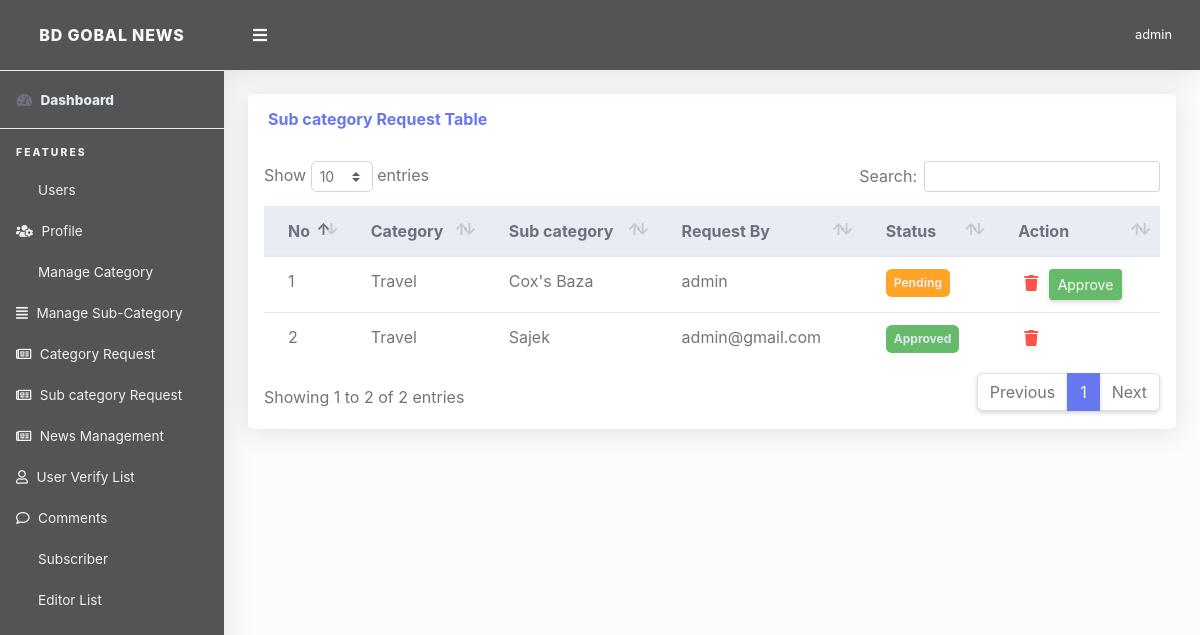
/superadmin/subcategory-request/ (signed in), run on the app's committed database.
### App_News/models.py (models this page shows, shortened)
class Subcategoryapply(models.Model):
    user = models.ForeignKey(User, on_delete=models.CASCADE)
    category = models.ForeignKey(Category, on_delete=models.CASCADE)
    name = models.CharField(max_length=100)
    status = models.BooleanField(default=False)
    timestamp = models.DateTimeField(auto_now=True, auto_now_add=False)

class Category(models.Model):
    name = models.CharField(max_length=100)
    is_nav = models.BooleanField(default=False)
    def __str__(self):
        return self.name

### App_Admin/views.py (the view)
# urls.py: path('subcategory-request/', views.SubcategoryRequest, name='subcategory_request'),
def SubcategoryRequest(request):
    if request.user.is_superuser:
        try:
            request_subcategory = Subcategoryapply.objects.all()
        except:
            return redirect('App_Admin:dashboard')
        context = {
            'request_subcategory': request_subcategory,
        }
        return render(request, 'App_Admin/subcategory_request.html', context)
    else:
        return redirect('App_News:index')

### templates/App_Admin/subcategory_request.html (shortened to what this page needs)
{% extends 'App_Admin/base.html' %}
{% load crispy_forms_tags %}
{% block content %}
<div class="container">
    <div class="row mb-3">
          <div class="col-lg-12">
              <div class="card mb-4">
                <div class="card-header py-3 d-flex flex-row align-items-center justify-content-between">
                  <h6 class="m-0 font-weight-bold text-primary">Sub category Request Table</h6>
                </div>
                <div class="table-responsive p-3">
                  <table class="table align-items-center table-flush table-hover" id="dataTableHover">
                    <thead class="thead-light">
                      <tr>
                        <th>No</th>
                        <th>Category</th>
                        <th>Sub category</th>
                        <th>Request By</th>
                        <th>Status</th>
                        <th>Action</th>
                      </tr>
                    </thead>
                    <tbody>
                    {% for g in request_subcategory %}
                      <tr>
                        <td>{{ forloop.counter }}</td>
                        <td>{{ g.category }}</td>
                        <td>{{ g.name }}</td>
                        <td>{{ g.user }}</td>
                        {% if g.status == False %}
                          <td><span class="badge bg-warning text-light p-2">Pending</span></td>
                        {% else %}
                       <td><span class="badge bg-success text-light p-2">Approved</span></td>
                        {% endif %}
                        <td>
                          <button style="border: none;background: no-repeat;outline: none;" data-toggle="modal" value="{{ g.id }}" data-target="#delete_subcategory_apply">
                                <i class="fa fa-trash text-danger"></i></button>
                            {% if g.status == False %}
                            <a  class="btn btn-success btn-sm" href="{% url 'App_Admin:subcategory_request_approve' g.id %}">Approve</a>
                            {% endif %}
                        </td>
                      </tr>
                     {% endfor %}
                    </tbody>
                  </table>
                </div>
              </div>
            </div>
    </div>
</div>
{% endblock %}

### templates/App_Admin/base.html (shortened to what this page needs)
<!DOCTYPE html>
<html lang="en">
{% load static %}
<head>
  <link href="{% static 'superadmin/vendor/fontawesome-free/css/all.min.css' %}" rel="stylesheet" type="text/css">
  <link href="{% static 'superadmin/vendor/bootstrap/css/bootstrap.min.css' %}" rel="stylesheet" type="text/css">
  <link href="{% static 'superadmin/css/ruang-admin.min.css' %}" rel="stylesheet">
  <link href="{% static 'superadmin/vendor/datatables/dataTables.bootstrap4.min.css' %}" rel="stylesheet">
    <link href="{% static 'superadmin/vendor/select2/dist/css/select2.min.css' %}" rel="stylesheet" type="text/css">
<link rel="stylesheet" href="https://pro.fontawesome.com/releases/v5.10.0/css/all.css"/>
</head>
<body id="page-top">
  <div id="wrapper">
    <ul class="navbar-nav sidebar sidebar-light accordion" id="accordionSidebar">
      <a class="sidebar-brand d-flex align-items-center justify-content-center" href="{% url 'App_News:index' %}">
        <div class="sidebar-brand-icon">
            BD GOBAL NEWS
        </div>
      </a>
      <hr class="sidebar-divider my-0">
      <li class="nav-item active">
        <a class="nav-link" href="{% url 'App_Admin:dashboard' %}">
          <i class="fas fa-fw fa-tachometer-alt"></i>
          <span class="text-light">Dashboard</span></a>
      </li>
      <hr class="sidebar-divider">
      <div class="sidebar-heading">
        Features
      </div>
         {% include 'App_Admin/admin_sidebar_option.html' %}
    </ul>
    <div id="content-wrapper" class="d-flex flex-column">
      <div id="content">
        <nav class="navbar navbar-expand navbar-light bg-navbar topbar mb-4 static-top">
          <button id="sidebarToggleTop" class="btn btn-link rounded-circle mr-3">
            <i class="fa fa-bars"></i>
          </button>
            <ul class="navbar-nav ml-auto">
            <li class="nav-item dropdown no-arrow">
              <a class="nav-link dropdown-toggle" href="#" id="userDropdown" role="button" data-toggle="dropdown"
                aria-haspopup="true" aria-expanded="false">
                <span class="ml-2 d-none d-lg-inline text-white small">{{ request.user }}</span>
              </a>
            </li>
          </ul>
        </nav>
       {% block content %}
       {% endblock %}
      </div>
    </div>
  </div>
</body>
</html>

### templates/App_Admin/base.html (style rules this page uses)
.sidebar-light .sidebar-brand { color: #fafafa; background-color: #535456; }
.bg-navbar { color: #fafafa; background-color: #535456 }
.sidebar { color: #fafafa; background-color:#535456 !important; }
.sidebar-light .sidebar-heading { color: #f0f0f0; }
.sidebar-light .nav-item .nav-link { color: #f0f0f0; }
.sidebar-light .nav-item .nav-link i { color: #f0f0f0; }

### data on the page
Subcategoryapply: category "Travel", name "Cox's Baza", user "admin", status "Pending"
Subcategoryapply: category "Travel", name "Sajek", user "admin@gmail.com", status "Approved"

### other printed values
{{ request.user }} "admin"
